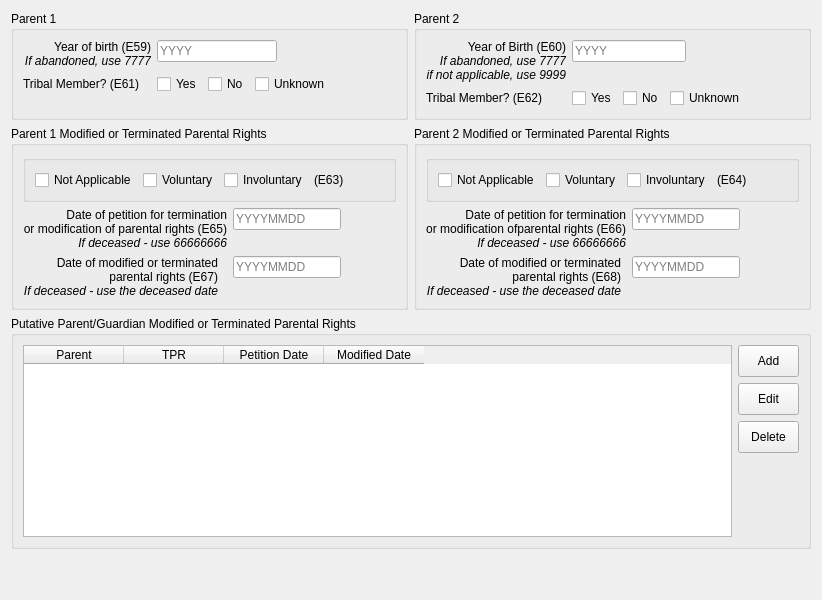
       <widget class="QWidget" name="parent_tab">
        <attribute name="title">
         <string>Parent/Guardian</string>
        </attribute>
        <layout class="QVBoxLayout" name="verticalLayout_25">
         <item>
          <layout class="QGridLayout" name="gridLayout_7">
           <item row="0" column="0">
            <widget class="QGroupBox" name="parent1_group_box">
             <property name="title">
              <string>Parent 1</string>
             </property>
             <layout class="QFormLayout" name="formLayout_5">
              <item row="0" column="0">
               <widget class="QLabel" name="e59_label">
                <property name="text">
                 <string>Year of birth (E59)&lt;br/&gt;&lt;i&gt;If abandoned, use 7777&lt;/i&gt;</string>
                </property>
                <property name="alignment">
                 <set>Qt::AlignRight|Qt::AlignTrailing|Qt::AlignVCenter</set>
                </property>
               </widget>
              </item>
              <item row="0" column="1">
               <layout class="QHBoxLayout" name="horizontalLayout_34">
                <item>
                 <widget class="QLineEdit" name="e59">
                  <property name="inputMask">
                   <string/>
                  </property>
                  <property name="maxLength">
                   <number>4</number>
                  </property>
                  <property name="placeholderText">
                   <string>YYYY</string>
                  </property>
                 </widget>
                </item>
                <item>
                 <spacer name="horizontalSpacer_25">
                  <property name="orientation">
                   <enum>Qt::Horizontal</enum>
                  </property>
                  <property name="sizeHint" stdset="0">
                   <size>
                    <width>40</width>
                    <height>20</height>
                   </size>
                  </property>
                 </spacer>
                </item>
               </layout>
              </item>
              <item row="1" column="0">
               <widget class="QLabel" name="e61_label">
                <property name="text">
                 <string>Tribal Member? (E61)</string>
                </property>
               </widget>
              </item>
              <item row="1" column="1">
               <layout class="QHBoxLayout" name="horizontalLayout_26">
                <item>
                 <widget class="QCheckBox" name="e61_y">
                  <property name="text">
                   <string>Yes</string>
                  </property>
                  <attribute name="buttonGroup">
                   <string notr="true">e61</string>
                  </attribute>
                 </widget>
                </item>
                <item>
                 <widget class="QCheckBox" name="e61_n">
                  <property name="text">
                   <string>No</string>
                  </property>
                  <attribute name="buttonGroup">
                   <string notr="true">e61</string>
                  </attribute>
                 </widget>
                </item>
                <item>
                 <widget class="QCheckBox" name="e61_u">
                  <property name="text">
                   <string>Unknown</string>
                  </property>
                  <attribute name="buttonGroup">
                   <string notr="true">e61</string>
                  </attribute>
                 </widget>
                </item>
                <item>
                 <spacer name="horizontalSpacer_20">
                  <property name="orientation">
                   <enum>Qt::Horizontal</enum>
                  </property>
                  <property name="sizeHint" stdset="0">
                   <size>
                    <width>40</width>
                    <height>20</height>
                   </size>
                  </property>
                 </spacer>
                </item>
               </layout>
              </item>
             </layout>
            </widget>
           </item>
           <item row="1" column="0">
            <widget class="QGroupBox" name="parent1_tpr_group_box">
             <property name="title">
              <string>Parent 1 Modified or Terminated Parental Rights</string>
             </property>
             <layout class="QFormLayout" name="formLayout_6">
              <item row="0" column="0" colspan="2">
               <layout class="QHBoxLayout" name="horizontalLayout_9">
                <item>
                 <widget class="QGroupBox" name="groupBox_5">
                  <layout class="QHBoxLayout" name="horizontalLayout_11">
                   <item>
                    <widget class="QCheckBox" name="e63_na">
                     <property name="text">
                      <string>Not Applicable</string>
                     </property>
                     <attribute name="buttonGroup">
                      <string notr="true">e63</string>
                     </attribute>
                    </widget>
                   </item>
                   <item>
                    <widget class="QCheckBox" name="e63_v">
                     <property name="text">
                      <string>Voluntary</string>
                     </property>
                     <attribute name="buttonGroup">
                      <string notr="true">e63</string>
                     </attribute>
                    </widget>
                   </item>
                   <item>
                    <widget class="QCheckBox" name="e63_i">
                     <property name="text">
                      <string>Involuntary</string>
                     </property>
                     <attribute name="buttonGroup">
                      <string notr="true">e63</string>
                     </attribute>
                    </widget>
                   </item>
                   <item>
                    <widget class="QLabel" name="e63_label">
                     <property name="text">
                      <string>(E63)</string>
                     </property>
                    </widget>
                   </item>
                   <item>
                    <spacer name="horizontalSpacer_29">
                     <property name="orientation">
                      <enum>Qt::Horizontal</enum>
                     </property>
                     <property name="sizeHint" stdset="0">
                      <size>
                       <width>40</width>
                       <height>20</height>
                      </size>
                     </property>
                    </spacer>
                   </item>
                  </layout>
                 </widget>
                </item>
               </layout>
              </item>
              <item row="1" column="0">
               <widget class="QLabel" name="e65_label">
                <property name="text">
                 <string>&lt;html&gt;&lt;head/&gt;&lt;body&gt;&lt;p&gt;Date of petition for termination&lt;br/&gt;or modification of parental rights (E65)&lt;br/&gt;&lt;span style=&quot; font-style:italic;&quot;&gt;If deceased - use 66666666&lt;/span&gt;&lt;/p&gt;&lt;/body&gt;&lt;/html&gt;</string>
                </property>
                <property name="textFormat">
                 <enum>Qt::RichText</enum>
                </property>
                <property name="alignment">
                 <set>Qt::AlignRight|Qt::AlignTrailing|Qt::AlignVCenter</set>
                </property>
                <property name="wordWrap">
                 <bool>false</bool>
                </property>
               </widget>
              </item>
              <item row="1" column="1">
               <layout class="QHBoxLayout" name="horizontalLayout_36">
                <item>
                 <widget class="QLineEdit" name="e65">
                  <property name="inputMask">
                   <string/>
                  </property>
                  <property name="maxLength">
                   <number>8</number>
                  </property>
                  <property name="placeholderText">
                   <string>YYYYMMDD</string>
                  </property>
                 </widget>
                </item>
                <item>
                 <spacer name="horizontalSpacer_27">
                  <property name="orientation">
                   <enum>Qt::Horizontal</enum>
                  </property>
                  <property name="sizeHint" stdset="0">
                   <size>
                    <width>40</width>
                    <height>20</height>
                   </size>
                  </property>
                 </spacer>
                </item>
               </layout>
              </item>
              <item row="2" column="0">
               <widget class="QLabel" name="e67_label">
                <property name="text">
                 <string>Date of modified or terminated &lt;br/&gt;parental rights (E67)&lt;br/&gt;&lt;i&gt;If deceased - use the deceased date&lt;/&gt;</string>
                </property>
                <property name="alignment">
                 <set>Qt::AlignRight|Qt::AlignTrailing|Qt::AlignVCenter</set>
                </property>
                <property name="wordWrap">
                 <bool>false</bool>
                </property>
               </widget>
              </item>
              <item row="2" column="1">
               <layout class="QHBoxLayout" name="horizontalLayout_37">
                <item>
                 <widget class="QLineEdit" name="e67">
                  <property name="inputMask">
                   <string/>
                  </property>
                  <property name="maxLength">
                   <number>8</number>
                  </property>
                  <property name="placeholderText">
                   <string>YYYYMMDD</string>
                  </property>
                 </widget>
                </item>
                <item>
                 <spacer name="horizontalSpacer_28">
                  <property name="orientation">
                   <enum>Qt::Horizontal</enum>
                  </property>
                  <property name="sizeHint" stdset="0">
                   <size>
                    <width>40</width>
                    <height>20</height>
                   </size>
                  </property>
                 </spacer>
                </item>
               </layout>
              </item>
             </layout>
            </widget>
           </item>
           <item row="0" column="1">
            <widget class="QGroupBox" name="parent2_group_box">
             <property name="title">
              <string>Parent 2</string>
             </property>
             <layout class="QFormLayout" name="formLayout">
              <item row="0" column="0">
               <widget class="QLabel" name="e60_label">
                <property name="text">
                 <string>Year of Birth (E60)&lt;br/&gt;&lt;i&gt;If abandoned, use 7777&lt;br/&gt;if not applicable, use 9999&lt;/i&gt;</string>
                </property>
                <property name="alignment">
                 <set>Qt::AlignRight|Qt::AlignTrailing|Qt::AlignVCenter</set>
                </property>
               </widget>
              </item>
              <item row="0" column="1">
               <layout class="QHBoxLayout" name="horizontalLayout_35">
                <item>
                 <widget class="QLineEdit" name="e60">
                  <property name="inputMask">
                   <string/>
                  </property>
                  <property name="maxLength">
                   <number>4</number>
                  </property>
                  <property name="placeholderText">
                   <string>YYYY</string>
                  </property>
                 </widget>
                </item>
                <item>
                 <spacer name="horizontalSpacer_26">
                  <property name="orientation">
                   <enum>Qt::Horizontal</enum>
                  </property>
                  <property name="sizeHint" stdset="0">
                   <size>
                    <width>40</width>
                    <height>20</height>
                   </size>
                  </property>
                 </spacer>
                </item>
               </layout>
              </item>
              <item row="1" column="0">
               <widget class="QLabel" name="e62_label">
                <property name="text">
                 <string>Tribal Member? (E62)</string>
                </property>
               </widget>
              </item>
              <item row="1" column="1">
               <layout class="QHBoxLayout" name="horizontalLayout_29">
                <item>
                 <widget class="QCheckBox" name="e62_y">
                  <property name="text">
                   <string>Yes</string>
                  </property>
                  <attribute name="buttonGroup">
                   <string notr="true">e62</string>
                  </attribute>
                 </widget>
                </item>
                <item>
                 <widget class="QCheckBox" name="e62_n">
                  <property name="text">
                   <string>No</string>
                  </property>
                  <attribute name="buttonGroup">
                   <string notr="true">e62</string>
                  </attribute>
                 </widget>
                </item>
                <item>
                 <widget class="QCheckBox" name="e62_u">
                  <property name="text">
                   <string>Unknown</string>
                  </property>
                  <attribute name="buttonGroup">
                   <string notr="true">e62</string>
                  </attribute>
                 </widget>
                </item>
                <item>
                 <spacer name="horizontalSpacer_24">
                  <property name="orientation">
                   <enum>Qt::Horizontal</enum>
                  </property>
                  <property name="sizeHint" stdset="0">
                   <size>
                    <width>40</width>
                    <height>20</height>
                   </size>
                  </property>
                 </spacer>
                </item>
               </layout>
              </item>
             </layout>
            </widget>
           </item>
           <item row="1" column="1">
            <widget class="QGroupBox" name="parent2_tpr_group_box">
             <property name="title">
              <string>Parent 2 Modified or Terminated Parental Rights</string>
             </property>
             <layout class="QFormLayout" name="formLayout_10">
              <item row="0" column="0" colspan="2">
               <layout class="QHBoxLayout" name="horizontalLayout_49">
                <item>
                 <widget class="QGroupBox" name="groupBox_7">
                  <layout class="QHBoxLayout" name="horizontalLayout_50">
                   <item>
                    <widget class="QCheckBox" name="e64_na">
                     <property name="text">
                      <string>Not Applicable</string>
                     </property>
                     <attribute name="buttonGroup">
                      <string notr="true">e64</string>
                     </attribute>
                    </widget>
                   </item>
                   <item>
                    <widget class="QCheckBox" name="e64_v">
                     <property name="text">
                      <string>Voluntary</string>
                     </property>
                     <attribute name="buttonGroup">
                      <string notr="true">e64</string>
                     </attribute>
                    </widget>
                   </item>
                   <item>
                    <widget class="QCheckBox" name="e64_i">
                     <property name="text">
                      <string>Involuntary</string>
                     </property>
                     <attribute name="buttonGroup">
                      <string notr="true">e64</string>
                     </attribute>
                    </widget>
                   </item>
                   <item>
                    <widget class="QLabel" name="e64_label">
                     <property name="text">
                      <string>(E64)</string>
                     </property>
                    </widget>
                   </item>
                   <item>
                    <spacer name="horizontalSpacer_37">
                     <property name="orientation">
                      <enum>Qt::Horizontal</enum>
                     </property>
                     <property name="sizeHint" stdset="0">
                      <size>
                       <width>40</width>
                       <height>20</height>
                      </size>
                     </property>
                    </spacer>
                   </item>
                  </layout>
                 </widget>
                </item>
               </layout>
              </item>
              <item row="1" column="0">
               <widget class="QLabel" name="e66_label">
                <property name="text">
                 <string>&lt;html&gt;&lt;head/&gt;&lt;body&gt;&lt;p&gt;Date of petition for termination&lt;br/&gt;or modification ofparental rights (E66)&lt;br/&gt;&lt;span style=&quot; font-style:italic;&quot;&gt;If deceased - use 66666666&lt;/span&gt;&lt;/p&gt;&lt;/body&gt;&lt;/html&gt;</string>
                </property>
                <property name="textFormat">
                 <enum>Qt::RichText</enum>
                </property>
                <property name="alignment">
                 <set>Qt::AlignRight|Qt::AlignTrailing|Qt::AlignVCenter</set>
                </property>
                <property name="wordWrap">
                 <bool>false</bool>
                </property>
               </widget>
              </item>
              <item row="1" column="1">
               <layout class="QHBoxLayout" name="horizontalLayout_51">
                <item>
                 <widget class="QLineEdit" name="e66">
                  <property name="inputMask">
                   <string/>
                  </property>
                  <property name="maxLength">
                   <number>8</number>
                  </property>
                  <property name="placeholderText">
                   <string>YYYYMMDD</string>
                  </property>
                 </widget>
                </item>
                <item>
                 <spacer name="horizontalSpacer_38">
                  <property name="orientation">
                   <enum>Qt::Horizontal</enum>
                  </property>
                  <property name="sizeHint" stdset="0">
                   <size>
                    <width>40</width>
                    <height>20</height>
                   </size>
                  </property>
                 </spacer>
                </item>
               </layout>
              </item>
              <item row="2" column="0">
               <widget class="QLabel" name="e68_label">
                <property name="text">
                 <string>Date of modified or terminated &lt;br/&gt;parental rights (E68)&lt;br/&gt;&lt;i&gt;If deceased - use the deceased date&lt;/&gt;</string>
                </property>
                <property name="alignment">
                 <set>Qt::AlignRight|Qt::AlignTrailing|Qt::AlignVCenter</set>
                </property>
                <property name="wordWrap">
                 <bool>false</bool>
                </property>
               </widget>
              </item>
              <item row="2" column="1">
               <layout class="QHBoxLayout" name="horizontalLayout_52">
                <item>
                 <widget class="QLineEdit" name="e68">
                  <property name="inputMask">
                   <string/>
                  </property>
                  <property name="maxLength">
                   <number>8</number>
                  </property>
                  <property name="placeholderText">
                   <string>YYYYMMDD</string>
                  </property>
                 </widget>
                </item>
                <item>
                 <spacer name="horizontalSpacer_39">
                  <property name="orientation">
                   <enum>Qt::Horizontal</enum>
                  </property>
                  <property name="sizeHint" stdset="0">
                   <size>
                    <width>40</width>
                    <height>20</height>
                   </size>
                  </property>
                 </spacer>
                </item>
               </layout>
              </item>
             </layout>
            </widget>
           </item>
          </layout>
         </item>
         <item>
          <widget class="QGroupBox" name="putative_tpr_group_box">
           <property name="title">
            <string>Putative Parent/Guardian Modified or Terminated Parental Rights</string>
           </property>
           <layout class="QHBoxLayout" name="horizontalLayout_10">
            <item>
             <widget class="QTableWidget" name="parent2tpr">
              <property name="editTriggers">
               <set>QAbstractItemView::NoEditTriggers</set>
              </property>
              <property name="alternatingRowColors">
               <bool>true</bool>
              </property>
              <property name="selectionBehavior">
               <enum>QAbstractItemView::SelectRows</enum>
              </property>
              <property name="showGrid">
               <bool>true</bool>
              </property>
              <property name="wordWrap">
               <bool>false</bool>
              </property>
              <property name="cornerButtonEnabled">
               <bool>false</bool>
              </property>
              <attribute name="verticalHeaderVisible">
               <bool>false</bool>
              </attribute>
              <column>
               <property name="text">
                <string>Parent</string>
               </property>
              </column>
              <column>
               <property name="text">
                <string>TPR</string>
               </property>
               <property name="toolTip">
                <string extracomment="Termination of Parental Rights"/>
               </property>
               <property name="font">
                <font>
                </font>
               </property>
              </column>
              <column>
               <property name="text">
                <string>Petition Date</string>
               </property>
              </column>
              <column>
               <property name="text">
                <string>Modified Date</string>
               </property>
              </column>
             </widget>
            </item>
            <item>
             <layout class="QVBoxLayout" name="verticalLayout_26">
              <item>
               <layout class="QVBoxLayout" name="verticalLayout_11">
                <item>
                 <widget class="QPushButton" name="parent2_add_button">
                  <property name="minimumSize">
                   <size>
                    <width>61</width>
                    <height>32</height>
                   </size>
                  </property>
                  <property name="maximumSize">
                   <size>
                    <width>61</width>
                    <height>32</height>
                   </size>
                  </property>
                  <property name="text">
                   <string>Add</string>
                  </property>
                  <property name="autoDefault">
                   <bool>false</bool>
                  </property>
                 </widget>
                </item>
                <item>
                 <widget class="QPushButton" name="parent2_edit_button">
                  <property name="minimumSize">
                   <size>
                    <width>61</width>
                    <height>32</height>
                   </size>
                  </property>
                  <property name="maximumSize">
                   <size>
                    <width>61</width>
                    <height>32</height>
                   </size>
                  </property>
                  <property name="text">
                   <string>Edit</string>
                  </property>
                  <property name="autoDefault">
                   <bool>false</bool>
                  </property>
                 </widget>
                </item>
                <item>
                 <widget class="QPushButton" name="parent2_delete_button">
                  <property name="minimumSize">
                   <size>
                    <width>61</width>
                    <height>32</height>
                   </size>
                  </property>
                  <property name="maximumSize">
                   <size>
                    <width>61</width>
                    <height>32</height>
                   </size>
                  </property>
                  <property name="text">
                   <string>Delete</string>
                  </property>
                  <property name="autoDefault">
                   <bool>false</bool>
                  </property>
                 </widget>
                </item>
               </layout>
              </item>
              <item>
               <spacer name="verticalSpacer_10">
                <property name="orientation">
                 <enum>Qt::Vertical</enum>
                </property>
                <property name="sizeHint" stdset="0">
                 <size>
                  <width>20</width>
                  <height>40</height>
                 </size>
                </property>
               </spacer>
              </item>
             </layout>
            </item>
           </layout>
          </widget>
         </item>
         <item>
          <spacer name="verticalSpacer">
           <property name="orientation">
            <enum>Qt::Vertical</enum>
           </property>
           <property name="sizeHint" stdset="0">
            <size>
             <width>20</width>
             <height>40</height>
            </size>
           </property>
          </spacer>
         </item>
        </layout>
       </widget>
